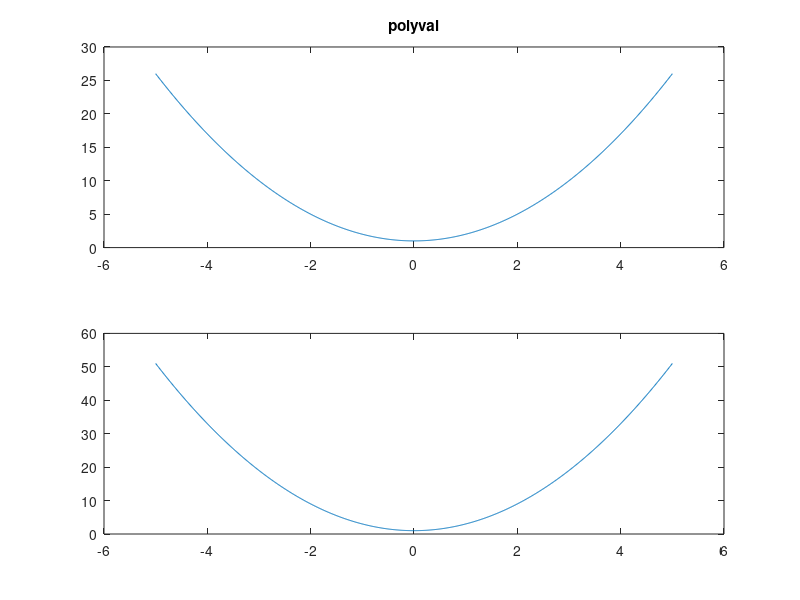
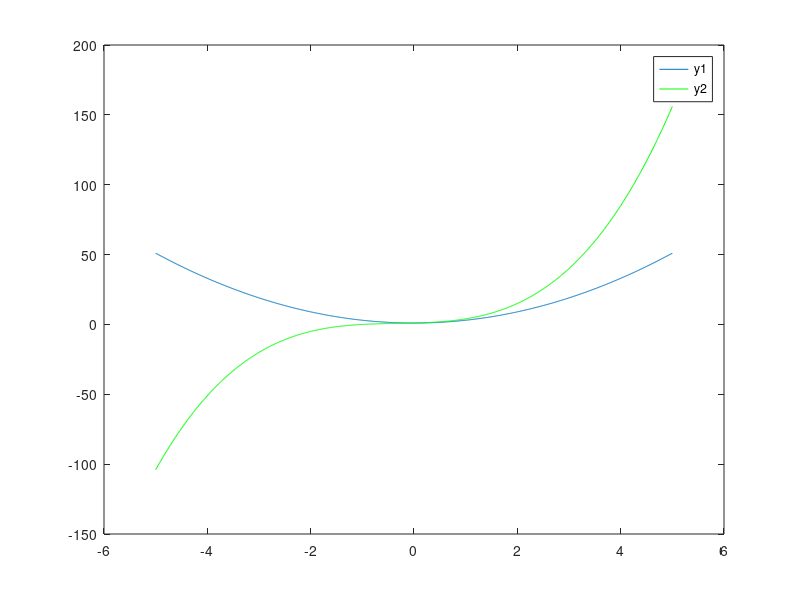

Recreate these plots in MATLAB, in order. (Note: this script raises an error after producing the figures.)
X= -5:0.01:5;
y1 = X.^2+1;
y2 = X.^3+X.^2+X+1;

result = polyval([2 0 1],X);

figure(2)
subplot(2,1,1);
plot(X, y1);
title('polyval');
subplot(2,1,2);
plot(X,result);

figure(3)
plot(X,result);
hold on;
plot(X,y2,'g');
legend('y1', 'y2');

X= -5:0.01:5;
[rows, cols]=size(X);
%Y1 = zeros(1,cols);

% for i=1:cols
%     [aY1, Y2] = calculate(X);
%     Y1(i)=aY1;
%     
%     figure(997);
%     clf;grid;plot(Y1);    
% end
[Y1, Y2] = calculate(X);
figure(997);
clf;grid;plot(Y1);

figure;
subplot(1,2,1);
grid;
plot(X,y1,'g');
title('Exercise 1');
xlabel('X values');
ylabel('Y values');

subplot(1,2,2);
plot(Y1);
title('Exercise 2');
xlabel('X values');
ylabel('Y values');




function [Y1, Y2] = calculate (x)    
    Y1 = x.^2+1;
    Y2 = x.^3+x.^2+x+1;
end
